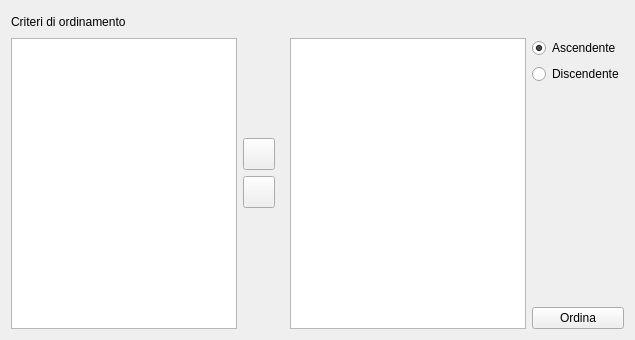
<?xml version='1.0' encoding='UTF-8'?>
<ui version="4.0">
 <class>sortPanel</class>
 <widget class="QDialog" name="sortPanel">
  <property name="windowModality">
   <enum>Qt::NonModal</enum>
  </property>
  <property name="geometry">
   <rect>
    <x>0</x>
    <y>0</y>
    <width>635</width>
    <height>340</height>
   </rect>
  </property>
  <property name="windowTitle">
   <string>Ordina</string>
  </property>
  <property name="windowIcon">
   <iconset>
    <normaloff>.</normaloff>.</iconset>
  </property>
  <layout class="QGridLayout">
   <item row="0" column="0">
    <widget class="QLabel" name="label">
     <property name="text">
      <string>Criteri di ordinamento</string>
     </property>
    </widget>
   </item>
   <item row="0" column="1" colspan="4">
    <spacer>
     <property name="orientation">
      <enum>Qt::Horizontal</enum>
     </property>
     <property name="sizeHint" stdset="0">
      <size>
       <width>387</width>
       <height>20</height>
      </size>
     </property>
    </spacer>
   </item>
   <item row="1" column="0" rowspan="7" colspan="2">
    <widget class="QListWidget" name="FieldsList">
     <property name="acceptDrops">
      <bool>true</bool>
     </property>
     <property name="editTriggers">
      <set>QAbstractItemView::DoubleClicked|QAbstractItemView::EditKeyPressed|QAbstractItemView::SelectedClicked</set>
     </property>
     <property name="dragEnabled">
      <bool>true</bool>
     </property>
     <property name="dragDropOverwriteMode">
      <bool>true</bool>
     </property>
     <property name="dragDropMode">
      <enum>QAbstractItemView::NoDragDrop</enum>
     </property>
     <property name="alternatingRowColors">
      <bool>true</bool>
     </property>
     <property name="selectionMode">
      <enum>QAbstractItemView::SingleSelection</enum>
     </property>
     <property name="viewMode">
      <enum>QListView::ListMode</enum>
     </property>
    </widget>
   </item>
   <item row="1" column="2" rowspan="3">
    <spacer>
     <property name="orientation">
      <enum>Qt::Vertical</enum>
     </property>
     <property name="sizeHint" stdset="0">
      <size>
       <width>41</width>
       <height>81</height>
      </size>
     </property>
    </spacer>
   </item>
   <item row="1" column="3" rowspan="7">
    <widget class="QListWidget" name="FieldListsort">
     <property name="acceptDrops">
      <bool>true</bool>
     </property>
     <property name="autoScroll">
      <bool>false</bool>
     </property>
     <property name="editTriggers">
      <set>QAbstractItemView::DoubleClicked|QAbstractItemView::EditKeyPressed</set>
     </property>
     <property name="showDropIndicator" stdset="0">
      <bool>false</bool>
     </property>
     <property name="dragEnabled">
      <bool>false</bool>
     </property>
     <property name="dragDropOverwriteMode">
      <bool>false</bool>
     </property>
     <property name="dragDropMode">
      <enum>QAbstractItemView::InternalMove</enum>
     </property>
     <property name="alternatingRowColors">
      <bool>true</bool>
     </property>
     <property name="selectionBehavior">
      <enum>QAbstractItemView::SelectRows</enum>
     </property>
     <property name="movement">
      <enum>QListView::Free</enum>
     </property>
     <property name="viewMode">
      <enum>QListView::ListMode</enum>
     </property>
    </widget>
   </item>
   <item row="1" column="4">
    <widget class="QRadioButton" name="radioButtonAsc">
     <property name="text">
      <string>Ascendente</string>
     </property>
     <property name="checked">
      <bool>true</bool>
     </property>
    </widget>
   </item>
   <item row="2" column="4">
    <widget class="QRadioButton" name="radioButtonDisc">
     <property name="text">
      <string>Discendente</string>
     </property>
    </widget>
   </item>
   <item row="3" column="4" rowspan="4">
    <spacer>
     <property name="orientation">
      <enum>Qt::Vertical</enum>
     </property>
     <property name="sizeHint" stdset="0">
      <size>
       <width>91</width>
       <height>171</height>
      </size>
     </property>
    </spacer>
   </item>
   <item row="4" column="2">
    <widget class="QPushButton" name="pushButtonRight">
     <property name="focusPolicy">
      <enum>Qt::NoFocus</enum>
     </property>
     <property name="text">
      <string />
     </property>
     <property name="icon">
      <iconset resource="../../resources/hff_resources.qrc">
       <normaloff>:/icons/6_rightArrow.png</normaloff>:/icons/6_rightArrow.png</iconset>
     </property>
     <property name="checkable">
      <bool>false</bool>
     </property>
     <property name="autoDefault">
      <bool>true</bool>
     </property>
    <property name="iconSize"><size><width>24</width><height>24</height></size></property><property name="minimumSize"><size><width>32</width><height>32</height></size></property><property name="maximumSize"><size><width>32</width><height>32</height></size></property></widget>
   </item>
   <item row="5" column="2">
    <widget class="QPushButton" name="pushButtonLeft">
     <property name="focusPolicy">
      <enum>Qt::NoFocus</enum>
     </property>
     <property name="text">
      <string />
     </property>
     <property name="icon">
      <iconset resource="../../resources/hff_resources.qrc">
       <normaloff>:/icons/4_leftArrow.png</normaloff>:/icons/4_leftArrow.png</iconset>
     </property>
     <property name="checkable">
      <bool>false</bool>
     </property>
     <property name="autoDefault">
      <bool>true</bool>
     </property>
    <property name="iconSize"><size><width>24</width><height>24</height></size></property><property name="minimumSize"><size><width>32</width><height>32</height></size></property><property name="maximumSize"><size><width>32</width><height>32</height></size></property></widget>
   </item>
   <item row="6" column="2" rowspan="2">
    <spacer>
     <property name="orientation">
      <enum>Qt::Vertical</enum>
     </property>
     <property name="sizeHint" stdset="0">
      <size>
       <width>41</width>
       <height>121</height>
      </size>
     </property>
    </spacer>
   </item>
   <item row="7" column="4">
    <widget class="QPushButton" name="pushButtonSort">
     <property name="focusPolicy">
      <enum>Qt::NoFocus</enum>
     </property>
     <property name="text">
      <string>Ordina</string>
     </property>
     <property name="checkable">
      <bool>false</bool>
     </property>
     <property name="autoDefault">
      <bool>true</bool>
     </property>
    </widget>
   </item>
  </layout>
 </widget>
 <resources>
  <include location="../../resources/hff_resources.qrc" />
 </resources>
 <connections />
</ui>
